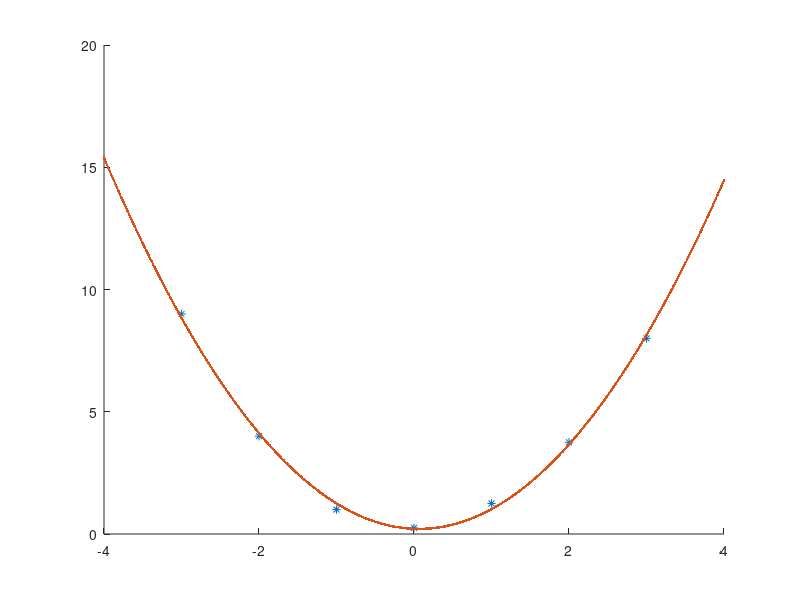

This figure's MATLAB source:
function A()
   DataPoints=[0 1 2 3 -1 -2 -3;0.25 1.25 3.75 8 1 4 9];
   Model=findModel(DataPoints);
   PlotModelWithData(DataPoints,Model);
end
function Model=findModel(DataPoints)
   [~,n]=size(DataPoints);
    X=ones(n,3);
    X(:,1)=(DataPoints(1,:).^2)';
    X(:,2)=DataPoints(1,:)';
    Y=DataPoints(2,:)';
    Model=pinv(X)*Y;
end
function PlotModelWithData(DataPoints,Model)
   scatter(DataPoints(1,:),DataPoints(2,:),"*r")
   MINXV=min(DataPoints(1,:))-1;
   MAXXV=max(DataPoints(1,:))+1;
   XXV=MINXV:0.01:MAXXV;
   XYV=Model(1)*(XXV).^2+Model(2)*(XXV)+Model(3);
   hold on;
   scatter(XXV,XYV,'.b');
end
